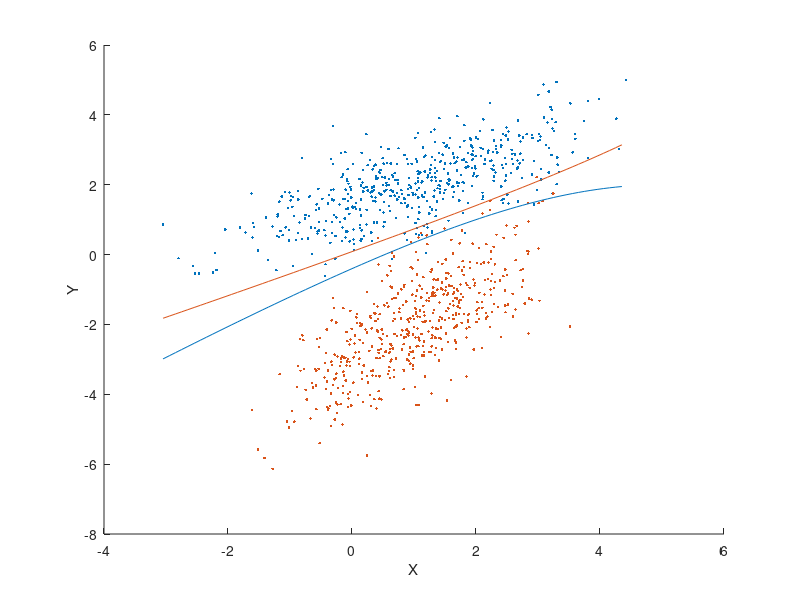

Recreate this plot in MATLAB.
% @author: ALI GHANBARI
% @email: alighanbari446@gmail.com

randn('seed',0);
mean_1 = [1 2];
sigma_1 = [2 1; 1 1];
R1 = mvnrnd(mean_1, sigma_1, 500); 

mean_2 = [1 -2];
sigma_2 = [1 1; 1 2];
R2 = mvnrnd(mean_2, sigma_2, 500); 

scatter(R1(:,1), R1(:,2), '.');
hold on
scatter(R2(:,1), R2(:,2), '.');
x1 = min(R1(:,1)):.1:max(R1(:,1));
x2 = min(R2(:,1)):.1:max(R2(:,1));
y1 = 6 - (x1.^2 - 10.*x1 + 41).^(1/2);
% y1 = (x1.^2 - 10.*x1 + 41).^(1/2) + 6;
y2 = (4*x1)/11 - (5*(x1.^2/5 - (178*x1)/25 + 169/5).^(1/2))/11 + 30/11;
% y2 = (4*x1)/11 + (5*(x1.^2/5 - (178*x1)/25 + 169/5).^(1/2))/11 + 30/11;
plot(x1, y1);
plot(x1, y2);
hold off

xlabel('X'); 
ylabel('Y');